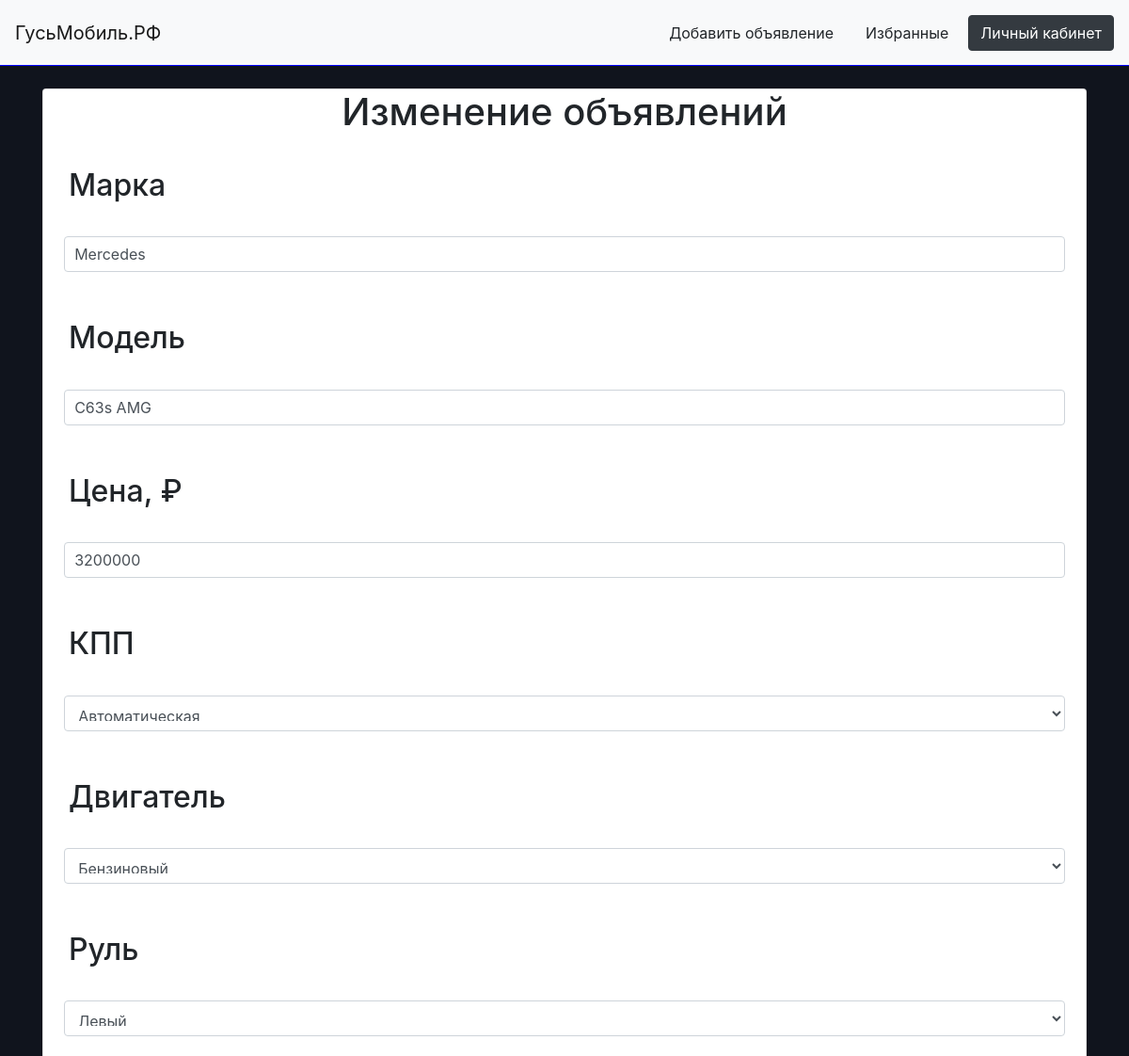
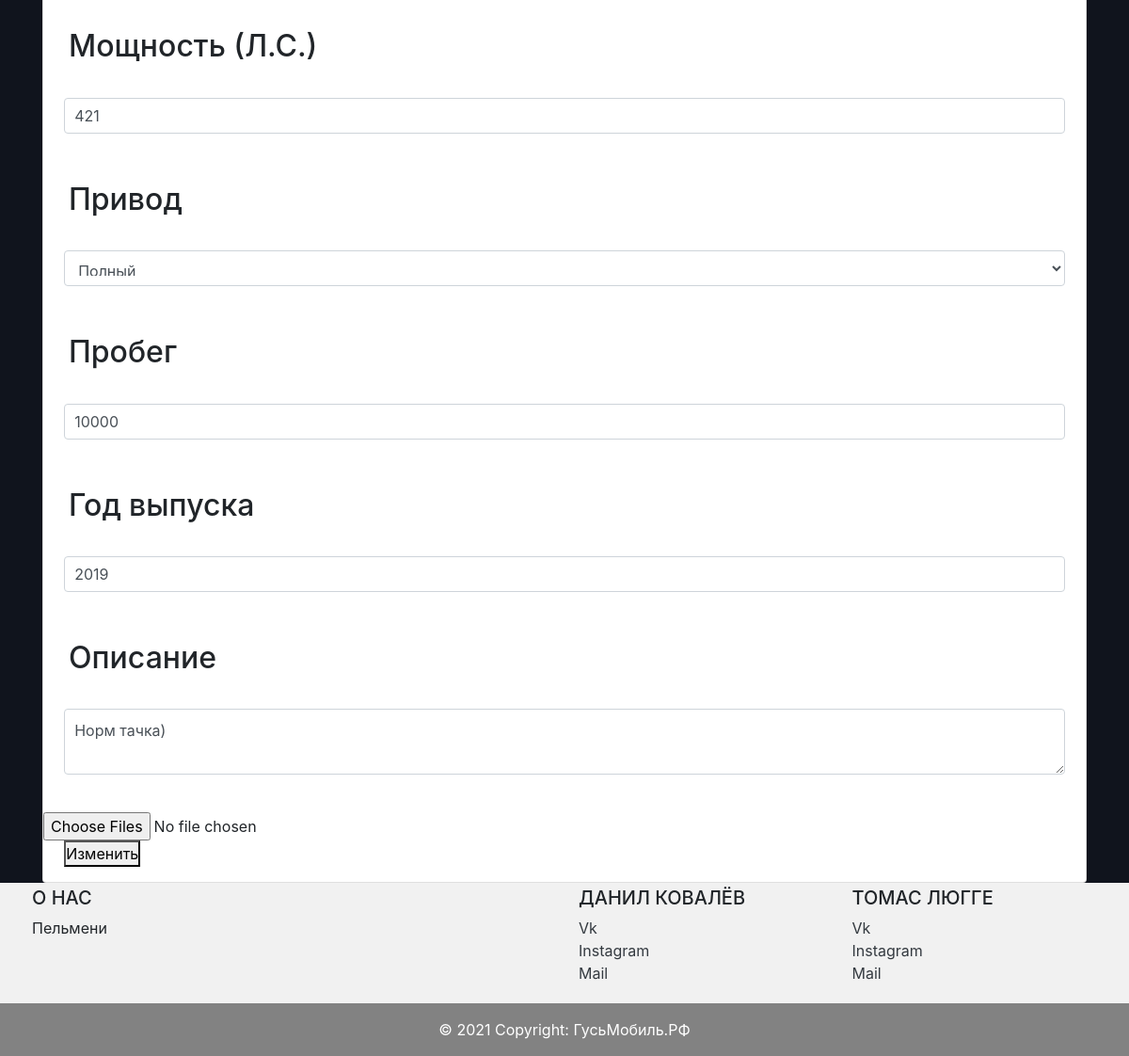
Screenshot of /edit_ad/1 (signed in) with the database file from the repository (2 pictures, top to bottom).
### data/ads.py (models this page shows)
class Ads(SqlAlchemyBase):
    __tablename__ = 'ads'
    id = sqlalchemy.Column(sqlalchemy.Integer, primary_key=True, autoincrement=True)
    user_id = sqlalchemy.Column(sqlalchemy.Integer, sqlalchemy.ForeignKey('users.id'))
    brand = sqlalchemy.Column(sqlalchemy.String, nullable=True)
    model = sqlalchemy.Column(sqlalchemy.String, nullable=True)
    price = sqlalchemy.Column(sqlalchemy.Integer, nullable=True)
    transmission = sqlalchemy.Column(sqlalchemy.String, nullable=True)
    engine = sqlalchemy.Column(sqlalchemy.String, nullable=True)
    steering_wheel = sqlalchemy.Column(sqlalchemy.String, nullable=True)
    power = sqlalchemy.Column(sqlalchemy.Integer, nullable=True)
    drive_unit = sqlalchemy.Column(sqlalchemy.String, nullable=True)
    mileage = sqlalchemy.Column(sqlalchemy.Integer, nullable=True)
    year = sqlalchemy.Column(sqlalchemy.Integer, nullable=True)
    about = sqlalchemy.Column(sqlalchemy.Text, nullable=True)
    images = sqlalchemy.Column(sqlalchemy.String, nullable=True)
    user = orm.relation('Users')
    favorites = orm.relation('Favorites', back_populates='ad')

### main.py (the view, shortened to what this page needs)
@app.route('/edit_ad/<int:ad_id>', methods=['GET', 'POST'])
@login_required
def edit_ad(ad_id):
    form = EditForm()
    if request.method == "GET":
        db_sess = db_session.create_session()
        ad = db_sess.query(Ads).filter(Ads.id == ad_id,
                                        Ads.user_id == current_user.id).first()
        if ad:
            form.brand.data = ad.brand
            form.model.data = ad.model
            form.price.data = ad.price
            form.transmission.data = ad.transmission
            form.engine.data = ad.engine
            form.steering_wheel.data = ad.steering_wheel
            form.power.data = ad.power
            form.drive_unit.data = ad.drive_unit
            form.mileage.data = ad.mileage
            form.year.data = ad.year
            form.about.data = ad.about
        else:
            abort(404)
    return render_template('edit_ad.html', form=form)

### data/db_session.py (called while the page is built)
def create_session() -> Session:
    global __factory
    return __factory()

### main.py (called while the page is built)
@login_manager.user_loader
def load_user(user_id):
    db_sess = db_session.create_session()
    return db_sess.query(Users).get(user_id)

### templates/edit_ad.html (shortened to what this page needs)
{% extends "base.html" %}
{% block content %}
    <div class="card mt-4">
        <h1 style="text-align: center;">Изменение объявлений</h1>
        <form method="post" enctype="multipart/form-data">
            <p>
                <h2 style="padding: 7px; margin: 20px;">{{ form.brand.label }}</h2>
                {{ form.brand(class="form-control", style="width: 96%; margin-left: 2%; margin-right: 2%; padding: 10px;") }}<br>
            </p>
            <p>
                <h2 style="padding: 7px; margin: 20px;">{{ form.model.label }}</h2>
                {{ form.model(class="form-control", style="width: 96%; margin-left: 2%; margin-right: 2%; padding: 10px;") }}<br>
            </p>
            <p>
                <h2 style="padding: 7px; margin: 20px;">{{ form.price.label }}</h2>
                {{ form.price(class="form-control", style="width: 96%; margin-left: 2%; margin-right: 2%; padding: 10px;") }}<br>
            </p>
            <p>
                <h2 style="padding: 7px; margin: 20px;">{{ form.transmission.label }}</h2>
                {{ form.transmission(class="form-control", style="width: 96%; margin-left: 2%; margin-right: 2%; padding: 10px;") }}<br>
            </p>
            <p>
                <h2 style="padding: 7px; margin: 20px;">{{ form.engine.label }}</h2>
                {{ form.engine(class="form-control", style="width: 96%; margin-left: 2%; margin-right: 2%; padding: 10px;") }}<br>
            </p>
            <p>
                <h2 style="padding: 7px; margin: 20px;">{{ form.steering_wheel.label }}</h2>
                {{ form.steering_wheel(class="form-control", style="width: 96%; margin-left: 2%; margin-right: 2%; padding: 10px;") }}<br>
            </p>
            <p>
                <h2 style="padding: 7px; margin: 20px;">{{ form.power.label }}</h2>
                {{ form.power(class="form-control", style="width: 96%; margin-left: 2%; margin-right: 2%; padding: 10px;") }}<br>
            </p>
            <p>
                <h2 style="padding: 7px; margin: 20px;">{{ form.drive_unit.label }}</h2>
                {{ form.drive_unit(class="form-control", style="width: 96%; margin-left: 2%; margin-right: 2%; padding: 10px;") }}<br>
            </p>
            <p>
                <h2 style="padding: 7px; margin: 20px;">{{ form.mileage.label }}</h2>
                {{ form.mileage(class="form-control", style="width: 96%; margin-left: 2%; margin-right: 2%; padding: 10px;") }}<br>
            </p>
            <p>
                <h2 style="padding: 7px; margin: 20px;">{{ form.year.label }}</h2>
                {{ form.year(class="form-control", style="width: 96%; margin-left: 2%; margin-right: 2%; padding: 10px;") }}<br>
            </p>
            <p>
                <h2 style="padding: 7px; margin: 20px;">{{ form.about.label }}</h2>
                {{ form.about(class="form-control", style="width: 96%; margin-left: 2%; margin-right: 2%; padding: 10px; max-width: 96%; min-width: 96%") }}<br>
            </p>
            <input type="file" class="form-control-file" id="files" name="file" accept="image/*" multiple />
            <p style="margin-left: 2%;"><button type="submit">Изменить</button></p>
        </form>
    </div>
{% endblock %}

### static/css/style.css (style rules this page uses)
h1, h2, h3, h4, h5, h6 { margin: 0; }
body { background-color: #4d648d; }
* { margin: 0; padding: 0; }

### rows the page displays
Ads: brand "Mercedes", model "C63s AMG", price "3200000", transmission "Автоматическая", engine "Бензиновый", steering_wheel "Левый", power "421", drive_unit "Полный", mileage "10000", year "2019", about "Норм тачка)"
